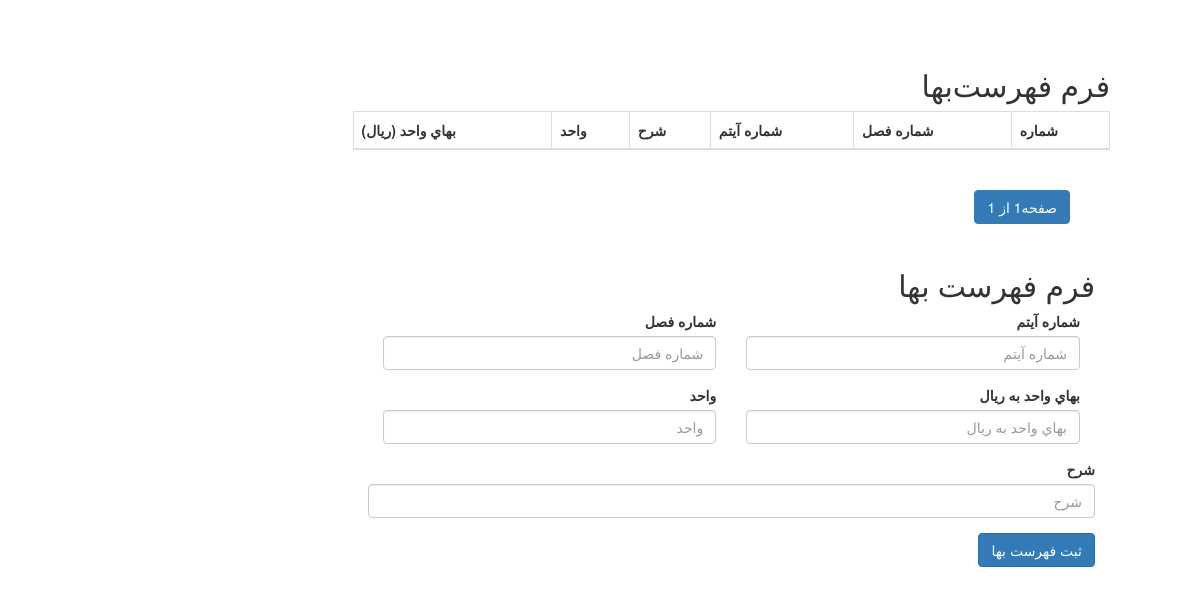
Page /PriceListForm/ on the earlier database version.
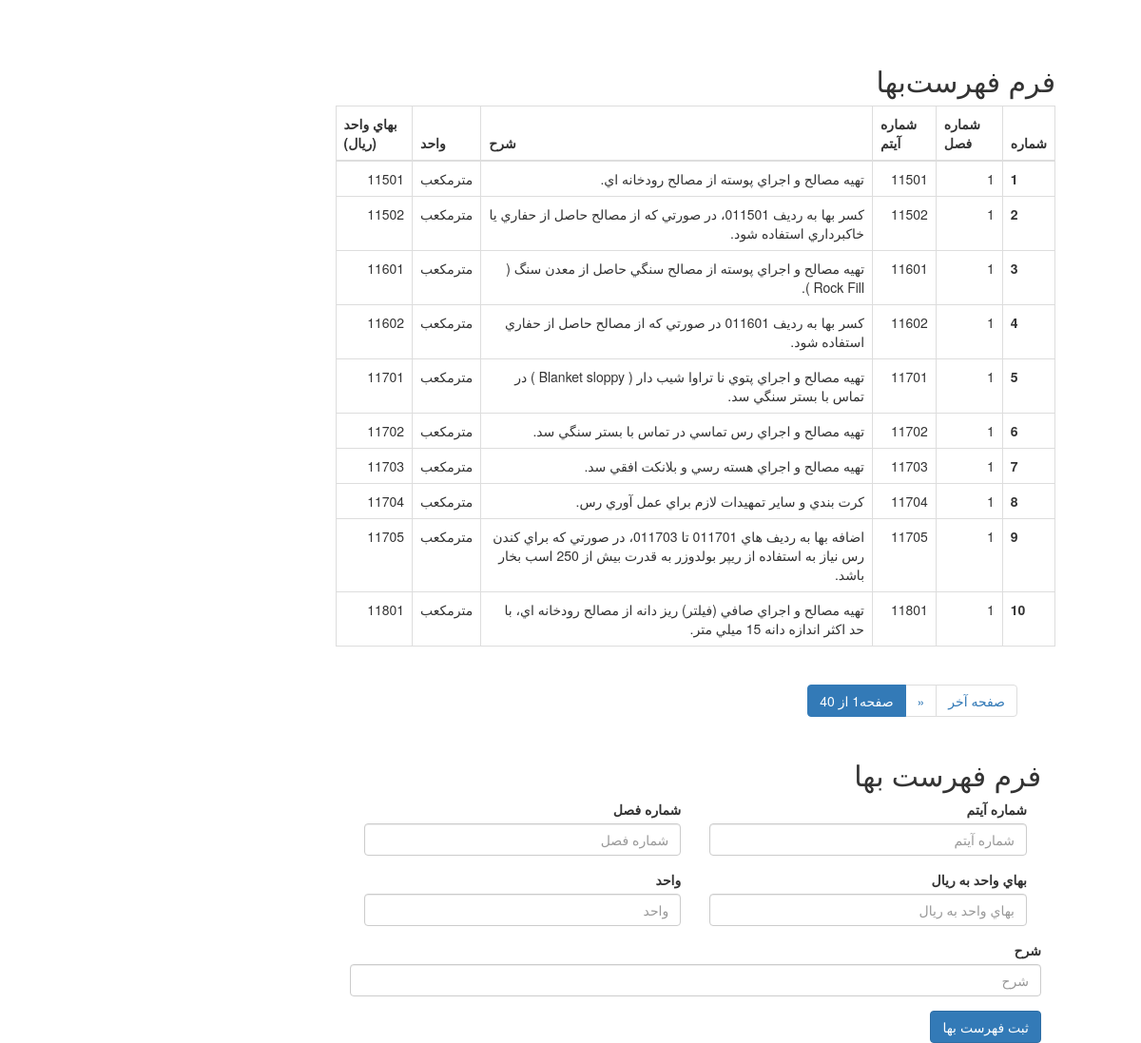
Same page on the later database version.
### implementation/models.py (models this page shows, shortened)
class BaseModel(models.Model):
    created_at = models.DateTimeField(auto_now_add=True, verbose_name=_("تاریخ ثبت"))
    updated_at = models.DateTimeField(auto_now=True, verbose_name=_("تاریخ بروزرسانی "))
    class Meta:
        abstract = True

class PriceList(BaseModel):
    chapter_number = models.CharField(max_length=250, blank=True, null=True, verbose_name=_("شماره فصل"))
    item_number = models.IntegerField(blank=True, null=True, verbose_name=_("شماره آيتم"))
    description = models.CharField(max_length=250, blank=True, null=True, verbose_name=_("شرح"))
    unit = models.CharField(max_length=250, blank=True, null=True, verbose_name=_("واحد"))
    amounts = models.IntegerField(blank=True, null=True, verbose_name=_("بهاي واحد (ریال)"))
    class Meta:
        verbose_name = _("فهرست بها")
        verbose_name_plural = _("فهرست بها ")

### implementation/views.py (the view, shortened to what this page needs)
# urls.py: path('PriceListForm/', PriceListFormViews.as_view(), name="PriceList_Form"),
class PriceListFormViews(ListView):
    template_name = 'implementation/PriceListForm.html'
    model = PriceList
    form_class = PriceListForm
    context_object_name = 'PriceList'
    paginate_by = 10
    def get_context_data(self, **kwargs):
        form = self.form_class()
        context = super().get_context_data(**kwargs)
        context['form'] = form
        return context

### implementation/forms.py
class PriceListForm(ModelForm):
    class Meta:
        model = PriceList
        fields = ["chapter_number", "item_number", "description", "unit", "amounts"]

### templates/implementation/PriceListForm.html (shortened to what this page needs)
{% extends "main.html" %}
{% load static %}
{% block Tabel %}
    <h2>فرم فهرست‌بها</h2>
    <table class="table table-bordered">
        <thead>
        <tr>
            <th scope="col">شماره</th>
            <th scope="col">شماره فصل</th>
            <th scope="col">شماره آيتم</th>
            <th scope="col">شرح</th>
            <th scope="col">واحد</th>
            <th scope="col">بهاي واحد (ریال)</th>
        </tr>
        </thead>
        <tbody>
        {% for priceList in PriceList %}
        <tr>
            <th scope="row">{{ priceList.id }}</th>
            <td>{{ priceList.chapter_number }}</td>
            <td>{{ priceList.item_number }}</td>
            <td>{{ priceList.description }}</td>
            <td>{{ priceList.unit }}</td>
            <td>{{ priceList.amounts }}</td>
        </tr>
        {% endfor %}
        </tbody>
    </table>
{% endblock %}
{% block Forms %}
    <h2>فرم فهرست بها</h2>
    <form action="{% url 'implementation:PriceList_Form' %}" method="post">
        <div class="form-row">
            <div class="form-group col-md-6">
                <label for="inputPassword4">شماره فصل</label>
                <input type="text" class="form-control" name="chapter_number" placeholder="شماره فصل">
            </div>
            <div class="form-group col-md-6">
                <label for="inputEmail4">شماره آيتم</label>
                <input type="text" class="form-control" name="item_number" placeholder="شماره آيتم">
            </div>
        </div>
        <div class="form-row">
            <div class="form-group col-md-6">
                <label for="inputPassword4">واحد</label>
                <input type="text" class="form-control" name="unit" placeholder="واحد">
            </div>
            <div class="form-group col-md-6">
                <label for="inputEmail4">بهاي واحد به ریال</label>
                <input type="text" class="form-control" name="amounts" placeholder="بهاي واحد به ریال">
            </div>
        </div>
        <div class="form-group ">
            <label for="inputAddress">شرح</label>
            <input type="text" class="form-control" name="description" placeholder="شرح">
        </div>
        <button type="submit" class="btn btn-primary">ثبت فهرست بها</button>
    </form>
{% endblock %}

### templates/main.html (shortened to what this page needs)
<!DOCTYPE html>
<html lang="fa" dir="rtl">
<head>
    <link rel="stylesheet" href="https://maxcdn.bootstrapcdn.com/bootstrap/3.4.1/css/bootstrap.min.css">
</head>
<body class="highlight">
<div class="container-fluid">
    <div class="jumbotron jumbotron-fluid" style="background-color: rgb(255 255 255 / 15%);">
        <div class="col-12 col-md-3 col-xl-2 bd-sidebar"></div>
        <div class="col-12 col-md-9 col-xl-8 py-md-3 pl-md-5 bd-content">
            <div class="bd-example">
                  {% block Tabel %}
                  {% endblock %}
            </div>
            <nav aria-label="Page navigation">
                <nav aria-label="...">
                    <ul class="pagination">
                        <li class="page-item active">
                            <a class="page-link" href="#">صفحه{{ page_obj.number }}
                                از {{ page_obj.paginator.num_pages }}
                                <span class="sr-only">(current)</span></a>
                        </li>
                        {% if page_obj.has_next %}
                            <li class="page-item">
                                <a class="page-link" href="?page={{ page_obj.next_page_number }}" aria-label="Previous">
                                    <span aria-hidden="true">&laquo;</span>
                                </a>
                            </li>
                            <li class="page-item">
                                <a class="page-link" href="?page={{ page_obj.paginator.num_pages }}">صفحه آخر</a>
                            </li>
                        {% endif %}
                    </ul>
                </nav>
            </nav>
            <div class="container">
                  {% block Forms %}
                  {% endblock %}
            </div>
        </div>
    </div>
</div>
</body>
</html>

Differences in the rows shown:
added PriceList: id "1", chapter_number "1", item_number "11501", description "تهيه مصالح و اجراي پوسته از مصالح رودخانه اي.", unit "مترمكعب", amounts "11501"
added PriceList: id "2", chapter_number "1", item_number "11502", description "کسر بها به رديف 011501، در صورتي که از مصالح حاصل از حفاري يا خاکبرداري استفاده شود.", unit "مترمكعب", amounts "11502"
added PriceList: id "3", chapter_number "1", item_number "11601", description "تهيه مصالح و اجراي پوسته از مصالح سنگي حاصل از معدن سنگ ( Rock Fill ).", unit "مترمكعب", amounts "11601"
added PriceList: id "4", chapter_number "1", item_number "11602", description "کسر بها به رديف 011601 در صورتي که از مصالح حاصل از حفاري استفاده شود.", unit "مترمكعب", amounts "11602"
added PriceList: id "5", chapter_number "1", item_number "11701", description "تهيه مصالح و اجراي پتوي نا تراوا شيب دار ( Blanket sloppy ) در تماس با بستر سنگي سد.", unit "مترمكعب", amounts "11701"
added PriceList: id "6", chapter_number "1", item_number "11702", description "تهيه مصالح و اجراي رس تماسي در تماس با بستر سنگي سد.", unit "مترمكعب", amounts "11702"
added PriceList: id "7", chapter_number "1", item_number "11703", description "تهيه مصالح و اجراي هسته رسي و بلانکت افقي سد.", unit "مترمكعب", amounts "11703"
added PriceList: id "8", chapter_number "1", item_number "11704", description "کرت بندي و ساير تمهيدات لازم براي عمل آوري رس.", unit "مترمكعب", amounts "11704"
added PriceList: id "9", chapter_number "1", item_number "11705", description "اضافه بها به رديف هاي 011701 تا 011703، در صورتي که براي کندن رس نياز به استفاده از ريپر بولدوزر به قدرت بيش از 250 اسب بخار باشد.", unit "مترمكعب", amounts "11705"
added PriceList: id "10", chapter_number "1", item_number "11801", description "تهيه مصالح و اجراي صافي (فيلتر) ريز دانه از مصالح رودخانه اي، با حد اکثر اندازه دانه 15 ميلي متر.", unit "مترمكعب", amounts "11801"
Other differences:
{{ page_obj.paginator.num_pages }}: "1" → "40"
text now shown: "« صفحه آخر"
